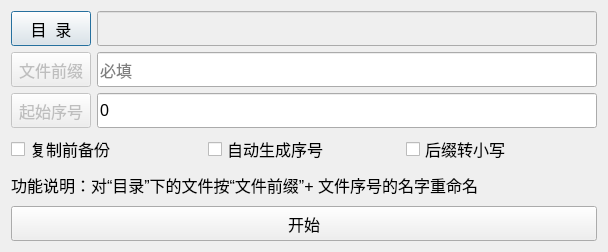
<?xml version="1.0" encoding="UTF-8"?>
<ui version="4.0">
 <class>FileRenameDlg</class>
 <widget class="QDialog" name="FileRenameDlg">
  <property name="geometry">
   <rect>
    <x>0</x>
    <y>0</y>
    <width>605</width>
    <height>252</height>
   </rect>
  </property>
  <property name="windowTitle">
   <string>文件重命名</string>
  </property>
  <layout class="QGridLayout" name="gridLayout">
   <item row="0" column="0">
    <layout class="QHBoxLayout" name="horizontalLayout">
     <item>
      <widget class="QPushButton" name="btnDirOpen">
       <property name="minimumSize">
        <size>
         <width>0</width>
         <height>35</height>
        </size>
       </property>
       <property name="font">
        <font>
         <pointsize>12</pointsize>
        </font>
       </property>
       <property name="text">
        <string>目  录</string>
       </property>
      </widget>
     </item>
     <item>
      <widget class="QLineEdit" name="lineEditDirShow">
       <property name="enabled">
        <bool>false</bool>
       </property>
       <property name="minimumSize">
        <size>
         <width>500</width>
         <height>35</height>
        </size>
       </property>
       <property name="font">
        <font>
         <pointsize>12</pointsize>
        </font>
       </property>
      </widget>
     </item>
    </layout>
   </item>
   <item row="1" column="0">
    <layout class="QHBoxLayout" name="horizontalLayout_3">
     <item>
      <widget class="QPushButton" name="btnFilePrefix">
       <property name="enabled">
        <bool>false</bool>
       </property>
       <property name="minimumSize">
        <size>
         <width>0</width>
         <height>35</height>
        </size>
       </property>
       <property name="font">
        <font>
         <pointsize>12</pointsize>
        </font>
       </property>
       <property name="text">
        <string>文件前缀</string>
       </property>
      </widget>
     </item>
     <item>
      <widget class="QLineEdit" name="lineEditFilePrefix">
       <property name="enabled">
        <bool>true</bool>
       </property>
       <property name="minimumSize">
        <size>
         <width>500</width>
         <height>35</height>
        </size>
       </property>
       <property name="font">
        <font>
         <pointsize>12</pointsize>
        </font>
       </property>
       <property name="placeholderText">
        <string>必填</string>
       </property>
      </widget>
     </item>
    </layout>
   </item>
   <item row="2" column="0">
    <layout class="QHBoxLayout" name="horizontalLayout_4">
     <item>
      <widget class="QPushButton" name="btnSeq">
       <property name="enabled">
        <bool>false</bool>
       </property>
       <property name="minimumSize">
        <size>
         <width>0</width>
         <height>35</height>
        </size>
       </property>
       <property name="font">
        <font>
         <pointsize>12</pointsize>
        </font>
       </property>
       <property name="text">
        <string>起始序号</string>
       </property>
      </widget>
     </item>
     <item>
      <widget class="QLineEdit" name="lineEditSeq">
       <property name="enabled">
        <bool>true</bool>
       </property>
       <property name="minimumSize">
        <size>
         <width>500</width>
         <height>35</height>
        </size>
       </property>
       <property name="font">
        <font>
         <pointsize>12</pointsize>
        </font>
       </property>
       <property name="text">
        <string>0</string>
       </property>
       <property name="placeholderText">
        <string>选填</string>
       </property>
      </widget>
     </item>
    </layout>
   </item>
   <item row="3" column="0">
    <layout class="QHBoxLayout" name="horizontalLayout_2">
     <item>
      <widget class="QCheckBox" name="checkBoxBackup">
       <property name="font">
        <font>
         <pointsize>12</pointsize>
        </font>
       </property>
       <property name="text">
        <string>复制前备份</string>
       </property>
       <property name="checked">
        <bool>false</bool>
       </property>
      </widget>
     </item>
     <item>
      <widget class="QCheckBox" name="checkBoxIndexAuto">
       <property name="font">
        <font>
         <pointsize>12</pointsize>
        </font>
       </property>
       <property name="text">
        <string>自动生成序号</string>
       </property>
       <property name="checked">
        <bool>false</bool>
       </property>
      </widget>
     </item>
     <item>
      <widget class="QCheckBox" name="checkPostfixLow">
       <property name="font">
        <font>
         <pointsize>12</pointsize>
        </font>
       </property>
       <property name="text">
        <string>后缀转小写</string>
       </property>
       <property name="checked">
        <bool>false</bool>
       </property>
      </widget>
     </item>
    </layout>
   </item>
   <item row="4" column="0">
    <widget class="QLabel" name="label">
     <property name="font">
      <font>
       <pointsize>12</pointsize>
      </font>
     </property>
     <property name="text">
      <string>功能说明：对“目录”下的文件按“文件前缀”+ 文件序号的名字重命名</string>
     </property>
    </widget>
   </item>
   <item row="5" column="0">
    <widget class="QPushButton" name="btnRename">
     <property name="minimumSize">
      <size>
       <width>585</width>
       <height>35</height>
      </size>
     </property>
     <property name="font">
      <font>
       <pointsize>12</pointsize>
      </font>
     </property>
     <property name="text">
      <string>开始</string>
     </property>
    </widget>
   </item>
  </layout>
 </widget>
 <resources/>
 <connections/>
</ui>
